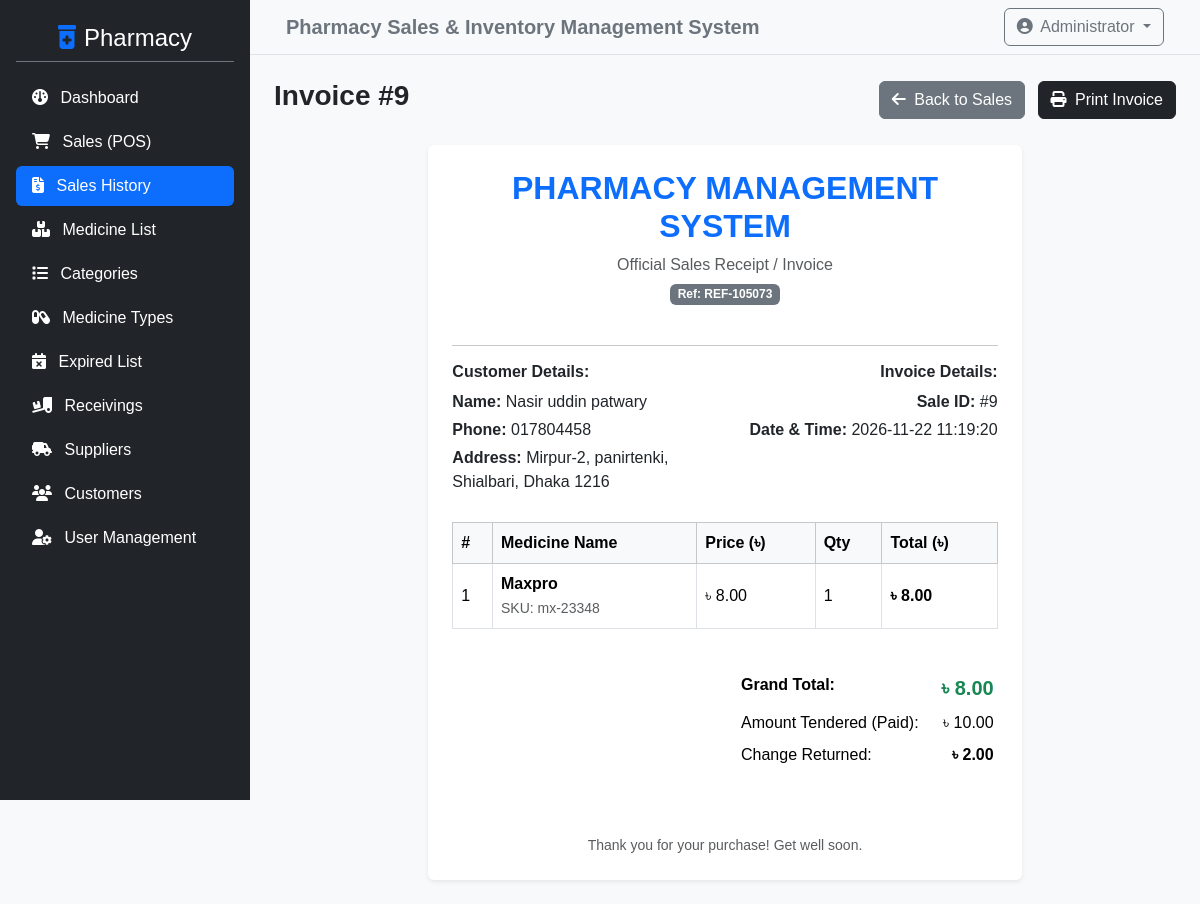
/admin/view_sale.php?id=9 (signed in), run on the app's committed database.
### tables this page shows
CREATE TABLE `sales_list` (
  `id` int NOT NULL,
  `ref_no` varchar(100) DEFAULT NULL,
  `customer_id` int NOT NULL DEFAULT '0',
  `total_amount` double NOT NULL,
  `amount_tendered` double NOT NULL,
  `amount_change` double NOT NULL,
  `date_updated` datetime NOT NULL DEFAULT CURRENT_TIMESTAMP ON UPDATE CURRENT_TIMESTAMP,
  `date_created` datetime DEFAULT CURRENT_TIMESTAMP
);

CREATE TABLE `customer_list` (
  `id` int NOT NULL,
  `name` text NOT NULL,
  `contact` varchar(30) NOT NULL,
  `address` text NOT NULL,
  `phone` varchar(50) DEFAULT NULL
);

CREATE TABLE `sale_items` (
  `id` int NOT NULL,
  `sale_id` int NOT NULL,
  `product_id` int NOT NULL,
  `price` decimal(10,2) NOT NULL,
  `qty` int NOT NULL,
  `total` decimal(10,2) NOT NULL
);

CREATE TABLE `product_list` (
  `id` int NOT NULL,
  `category_id` int NOT NULL,
  `type_id` int DEFAULT NULL,
  `sku` varchar(50) NOT NULL,
  `price` double NOT NULL,
  `name` varchar(150) NOT NULL,
  `measurement` varchar(50) DEFAULT NULL,
  `description` text NOT NULL,
  `prescription` tinyint(1) NOT NULL DEFAULT '0',
  `expiry_date` date DEFAULT NULL,
  `supplier_id` int DEFAULT NULL,
  `quantity` int DEFAULT '0'
);

### admin/view_sale.php (the view, shortened to what this page needs)
<?php
include '../config/db_connect.php';
$sale_id = intval($_GET['id'] ?? 0);
$sale_res = $conn->query("SELECT s.*, c.name as customer_name, c.phone as customer_phone, c.address as customer_address
                          FROM sales_list s
                          LEFT JOIN customer_list c ON s.customer_id = c.id
                          WHERE s.id = $sale_id");
$sale = $sale_res->fetch_assoc();
$items_res = $conn->query("SELECT si.*, p.name as product_name, p.sku
                           FROM sale_items si
                           LEFT JOIN product_list p ON si.product_id = p.id
                           WHERE si.sale_id = $sale_id");
?>
<?php include '../includes/header.php'; ?>
<div class="d-flex">
    <?php include '../includes/sidebar.php'; ?>
    <div class="w-100 bg-light min-vh-100">
        <?php include '../includes/topbar.php'; ?>
        <div class="container-fluid p-4">
            <div class="d-flex justify-content-between align-items-center mb-4">
                <h3 class="fw-bold">Invoice #<?php echo $sale['id']; ?></h3>
                <div>
                    <a href="sales.php" class="btn btn-secondary me-2"><i class="fa-solid fa-arrow-left me-1"></i> Back to Sales</a>
                    <button onclick="window.print();" class="btn btn-dark"><i class="fa-solid fa-print me-1"></i> Print Invoice</button>
                </div>
            </div>
            <div class="row">
                <div class="col-md-8 mx-auto">
                    <div class="card shadow-sm border-0 p-4">
                        <div class="text-center mb-4">
                            <h2 class="fw-bold text-primary">PHARMACY MANAGEMENT SYSTEM</h2>
                            <p class="text-muted mb-1">Official Sales Receipt / Invoice</p>
                            <span class="badge bg-secondary">Ref: <?php echo htmlspecialchars($sale['ref_no']); ?></span>
                        </div>
                        <hr>
                        <div class="row mb-4">
                            <div class="col-sm-6">
                                <h6 class="fw-bold text-dark">Customer Details:</h6>
                                <p class="mb-1"><strong>Name:</strong> <?php echo htmlspecialchars($sale['customer_name'] ?? 'Walk-in Customer'); ?></p>
                                <p class="mb-1"><strong>Phone:</strong> <?php echo htmlspecialchars($sale['customer_phone'] ?? 'N/A'); ?></p>
                                <p class="mb-1"><strong>Address:</strong> <?php echo htmlspecialchars($sale['customer_address'] ?? 'N/A'); ?></p>
                            </div>
                            <div class="col-sm-6 text-sm-end">
                                <h6 class="fw-bold text-dark">Invoice Details:</h6>
                                <p class="mb-1"><strong>Sale ID:</strong> #<?php echo $sale['id']; ?></p>
                                <p class="mb-1"><strong>Date & Time:</strong> <?php echo htmlspecialchars($sale['date_created']); ?></p>
                            </div>
                        </div>
                        <div class="table-responsive mb-4">
                            <table class="table table-bordered align-middle">
                                <thead class="table-light">
                                    <tr>
                                        <th>#</th>
                                        <th>Medicine Name</th>
                                        <th>Price (৳)</th>
                                        <th>Qty</th>
                                        <th>Total (৳)</th>
                                    </tr>
                                </thead>
                                <tbody>
                                    <?php if ($items_res && $items_res->num_rows > 0): ?>
                                        <?php $i = 1; while ($item = $items_res->fetch_assoc()): ?>
                                            <tr>
                                                <td><?php echo $i++; ?></td>
                                                <td>
                                                    <strong><?php echo htmlspecialchars($item['product_name']); ?></strong><br>
                                                    <small class="text-muted">SKU: <?php echo htmlspecialchars($item['sku'] ?? 'N/A'); ?></small>
                                                </td>
                                                <td>৳ <?php echo number_format($item['price'], 2); ?></td>
                                                <td><?php echo $item['qty']; ?></td>
                                                <td class="fw-bold">৳ <?php echo number_format($item['total'], 2); ?></td>
                                            </tr>
                                        <?php endwhile; ?>
                                    <?php endif; ?>
                                </tbody>
                            </table>
                        </div>
                        <div class="row">
                            <div class="col-md-6 offset-md-6">
                                <table class="table table-sm table-borderless">
                                    <tr>
                                        <td class="fw-bold">Grand Total:</td>
                                        <td class="text-end fw-bold text-success fs-5">৳ <?php echo number_format($sale['total_amount'], 2); ?></td>
                                    </tr>
                                    <tr>
                                        <td>Amount Tendered (Paid):</td>
                                        <td class="text-end">৳ <?php echo number_format($sale['amount_tendered'], 2); ?></td>
                                    </tr>
                                    <tr>
                                        <td>Change Returned:</td>
                                        <td class="text-end fw-bold">৳ <?php echo number_format($sale['amount_change'], 2); ?></td>
                                    </tr>
                                </table>
                            </div>
                        </div>
                        <div class="text-center mt-5 text-muted small">
                            <p class="mb-0">Thank you for your purchase! Get well soon.</p>
                        </div>
                    </div>
                </div>
            </div>
        </div>
    </div>
</div>
<?php include '../includes/footer.php'; ?>

### assets/css/style.css (style rules this page uses)
body { font-family: 'Segoe UI', Tahoma, Geneva, Verdana, sans-serif; background-color: #f8f9fa; }
body { background-color: #f8f9fa; font-family: Arial, sans-serif; }

### includes/header.php (style rules this page uses)
.sidebar + .w-100, .sidebar + .flex-grow-1 { margin-left: 250px; min-width: 0; }

### data on the page
sales_list: id "9", ref_no "REF-105073", customer_list.name "Nasir uddin patwary", customer_list.phone "017804458", customer_list.address "Mirpur-2, panirtenki, Shialbari, Dhaka 1216", date_created "2026-11-22 11:19:20", total_amount "8.00", amount_tendered "10.00", amount_change "2.00"
sale_items: product_list.name "Maxpro", product_list.sku "mx-23348", price "8.00", qty "1", total "8.00"
